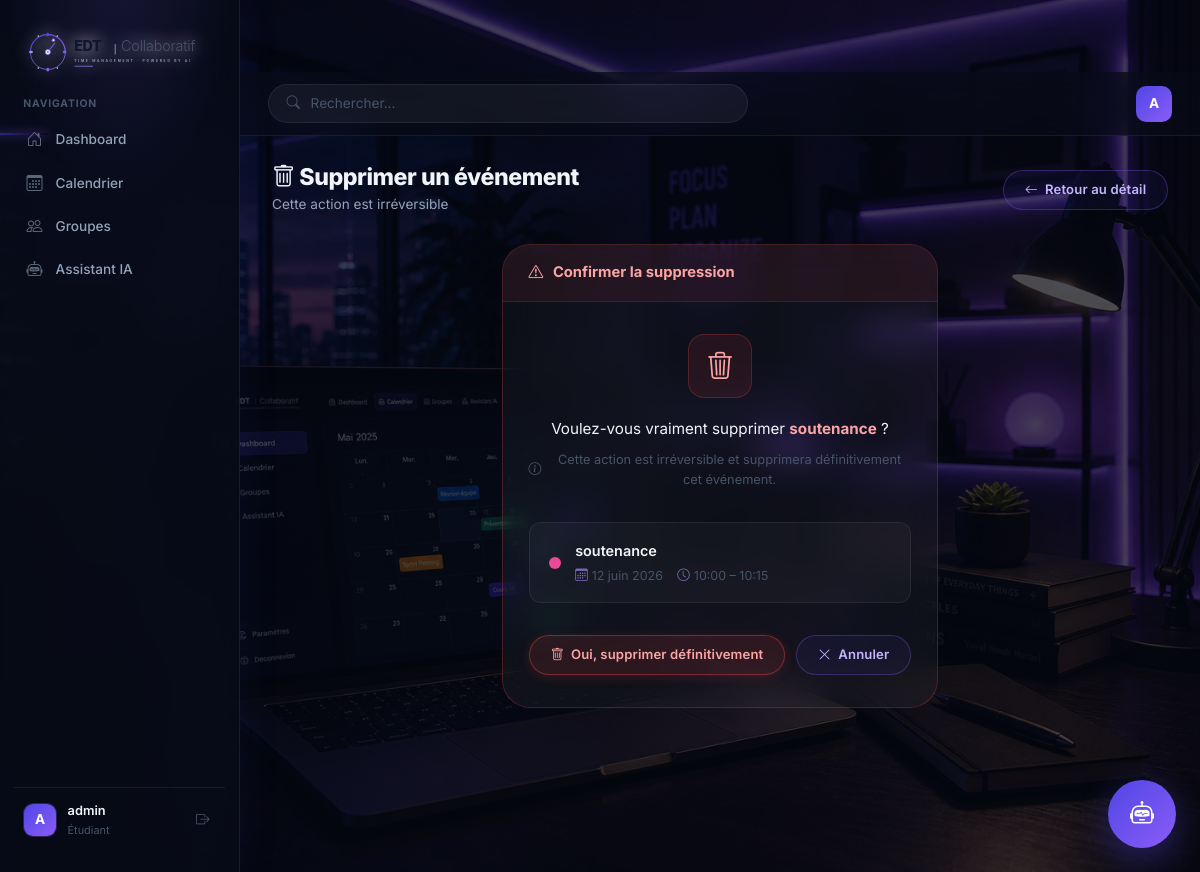
The page /events/1/supprimer/ (signed in) on the database its author committed.
### events/models.py (models this page shows, shortened)
class Evenement(models.Model):
    PRIORITE_CHOICES = [
        ('HAUTE',   'Haute'),
        ('MOYENNE', 'Moyenne'),
        ('BASSE',   'Basse'),
    ]
    TYPE_CHOICES = [
        ('COURS',     'Cours'),
        ('REUNION',   'Réunion'),
        ('EXAMEN',    'Examen'),
        ('PERSONNEL', 'Personnel'),
        ('AUTRE',     'Autre'),
    ]
    titre        = models.CharField(max_length=200)
    description  = models.TextField(blank=True, default='')
    date         = models.DateField()
    heure_debut  = models.TimeField()
    heure_fin    = models.TimeField()
    type_evt     = models.CharField(max_length=20, choices=TYPE_CHOICES, default='AUTRE')
    lieu         = models.CharField(max_length=200, blank=True, default='')
    priorite     = models.CharField(max_length=10, choices=PRIORITE_CHOICES, default='MOYENNE')
    est_prive    = models.BooleanField(default=False)
    couleur      = models.CharField(max_length=7, default='#3b82f6')
    createur     = models.ForeignKey(User, on_delete=models.CASCADE, related_name='evenements_crees')
    participants = models.ManyToManyField(User, related_name='evenements_participes', blank=True)
    created_at   = models.DateTimeField(auto_now_add=True)
    updated_at   = models.DateTimeField(auto_now=True)
    class Meta:
        ordering     = ['date', 'heure_debut']
        verbose_name = "Événement"

### events/views.py (the view)
# urls.py: path('<int:pk>/supprimer/', views.supprimer_evenement, name='supprimer'),
@login_required
def supprimer_evenement(request, pk):
    evt = get_object_or_404(Evenement, pk=pk, createur=request.user)
    if request.method == 'POST':
        evt.delete()
        messages.success(request, "Événement supprimé.")
        return redirect('events:calendrier')
    return render(request, 'events/supprimer_confirm.html', {'evt': evt})

### templates/events/supprimer_confirm.html (shortened to what this page needs)
{% extends 'base.html' %}
{% block content %}
<div class="page-header">
  <div class="page-header-left">
    <h2><i class="bi bi-trash"></i> Supprimer un événement</h2>
    <p>Cette action est irréversible</p>
  </div>
  <a href="{% url 'events:detail' evt.pk %}" class="quick-btn">
    <i class="bi bi-arrow-left"></i> Retour au détail
  </a>
</div>
<div class="row justify-content-center">
  <div class="col-md-6">
    <div class="section-card">
      <div class="section-header">
        <h5><i class="bi bi-exclamation-triangle"></i> Confirmer la suppression</h5>
      </div>
      <div class="section-body">
        <div class="warn-icon">
          <i class="bi bi-trash3"></i>
        </div>
        <p class="confirm-text">
          Voulez-vous vraiment supprimer <strong>{{ evt.titre }}</strong> ?
        </p>
        <p class="confirm-warn">
          <i class="bi bi-info-circle"></i>
          Cette action est irréversible et supprimera définitivement cet événement.
        </p>
        <div class="event-preview">
          <div class="event-preview-dot" style="background: {{ evt.couleur }}"></div>
          <div class="event-preview-info">
            <div class="event-preview-title">{{ evt.titre }}</div>
            <div class="event-preview-meta">
              <span><i class="bi bi-calendar3"></i>{{ evt.date|date:"d F Y" }}</span>
              <span><i class="bi bi-clock"></i>{{ evt.heure_debut|time:"H:i" }} – {{ evt.heure_fin|time:"H:i" }}</span>
            </div>
          </div>
        </div>
        <form method="post">
          <div class="btn-row">
            <button type="submit" class="quick-btn danger">
              <i class="bi bi-trash"></i> Oui, supprimer définitivement
            </button>
            <a href="{% url 'events:detail' evt.pk %}" class="quick-btn">
              <i class="bi bi-x-lg"></i> Annuler
            </a>
          </div>
        </form>
      </div>
    </div>
  </div>
</div>
{% endblock %}

### templates/base.html (shortened to what this page needs)
{% load static %}
<!doctype html>
<html lang="fr">
  <head>
    <link
      href="https://cdn.jsdelivr.net/npm/bootstrap@5.3.0/dist/css/bootstrap.min.css"
      rel="stylesheet"
    />
    <link
      href="https://cdn.jsdelivr.net/npm/bootstrap-icons@1.11.0/font/bootstrap-icons.css"
      rel="stylesheet"
    />
    <link rel="stylesheet" href="{% static 'css/style.css' %}" />
    <link rel="stylesheet" href="{% static 'css/chatbot.css' %}" />
  </head>
  <body>
    <div class="app-layout">
      <aside class="sidebar" id="sidebar">
        <div class="sidebar-logo">
          <img
            src="{% static 'img/logo.svg' %}"
            alt="EDT Collaboratif"
            class="sidebar-logo-icon custom-logo"
          />
        </div>
        <nav class="sidebar-nav">
          <span class="sidebar-nav-label">Navigation</span>
          <ul>
            {% if user.is_authenticated %}
            <li>
              <a
                href="{% url 'dashboard' %}"
                class="sidebar-link {% if request.resolver_match.url_name == 'dashboard' %}active{% endif %}"
              >
                <i class="bi bi-house-door"></i>
                <span>Dashboard</span>
              </a>
            </li>
            <li>
              <a href="{% url 'events:calendrier' %}" class="sidebar-link"
                ><i class="bi bi-calendar3"></i><span>Calendrier</span></a
              >
            </li>
            <li>
              <a href="#" class="sidebar-link"
                ><i class="bi bi-people"></i><span>Groupes</span></a
              >
            </li>
            <li>
              <a
                href="javascript:void(0)"
                onclick="
                  document.getElementById('aiChatBox').classList.toggle('show')
                "
                class="sidebar-link"
              >
                <i class="bi bi-robot"></i>
                <span>Assistant IA</span>
              </a>
            </li>
            {% endif %}
          </ul>
        </nav>
        {% if user.is_authenticated %}
        <div class="sidebar-user">
          <div class="sidebar-user-avatar">
            {% if user.profil.avatar %}
            <img src="{{ user.profil.avatar.url }}" alt="{{ user.username }}" />
            {% else %}
            <div class="avatar-placeholder-sidebar">
              {{ user.username|slice:":1"|upper }}
            </div>
            {% endif %}
          </div>
          <div class="sidebar-user-info">
            <span class="sidebar-user-name"
              >{{ user.first_name|default:user.username }}</span
            >
            <span class="sidebar-user-role">Étudiant</span>
          </div>
          <div class="sidebar-user-actions">
            <a
              href="{% url 'accounts:deconnexion' %}"
              class="sidebar-user-btn text-danger-soft"
              title="Déconnexion"
            >
              <i class="bi bi-box-arrow-right"></i>
            </a>
          </div>
        </div>
        {% endif %}
      </aside>
      <div class="main-area">
        <header class="topbar">
          <div class="topbar-search">
            <i class="bi bi-search"></i>
            <input type="text" placeholder="Rechercher..." />
          </div>
          <div class="topbar-right">
            {% if user.is_authenticated %}
            <div class="dropdown">
              <button
                class="topbar-avatar border-0"
                type="button"
                id="userMenu"
                data-bs-toggle="dropdown"
                aria-expanded="false"
              >
                {% if user.profil.avatar %}
                <img
                  src="{{ user.profil.avatar.url }}"
                  alt="{{ user.username }}"
                />
                {% else %}
                <div class="avatar-placeholder-topbar">
                  {{ user.username|slice:":1"|upper }}
                </div>
                {% endif %}
              </button>
            </div>
            {% endif %}
          </div>
        </header>
        <main class="main-content">{% block content %}{% endblock %}</main>
      </div>
    </div>
    {% if user.is_authenticated %}
    <div class="ai-floating-wrapper">
      <button class="ai-floating-btn" id="aiToggleBtn">
        <i class="bi bi-robot"></i>
      </button>
    </div>
    {% endif %}
  </body>
</html>

### rows shown on the page
Evenement: titre "soutenance", date "12 juin 2026", heure_debut "10:00", heure_fin "10:15"

### other values the page prints
{{ user.username|slice:":1"|upper }} "A"
{{ user.first_name|default:user.username }} "admin"
